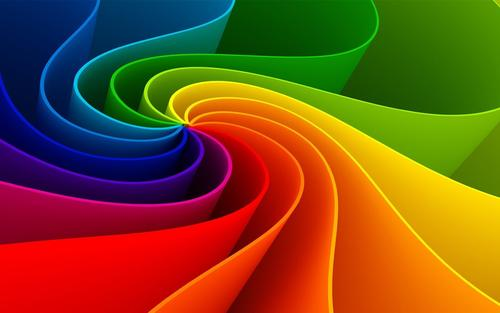
#> input picture imgs/color.jpg, 500 x 313 px
$ python opencv_contrast_brightness_image.py
#> lines starting #> are read from the running program, lines starting #| are printed output that depends on the picture
import cv2 as cv
import numpy as np


def contrast_brightness_image(src1, a, g):
    """
    粗略的调节对比度和亮度
    :param src1:
    :param a:
    :param g:
    :return:
    """
    h, w, ch = src1.shape   #获取shape的数值， height和width, 通道

    #新建全零图片数组src2, 将height和width,类型设置为原图片的通道类型（色素全为零， 输出全黑图片）
    src2 = np.zeros([h, w, ch], src1.dtype)
    dst = cv.addWeighted(src1, a, src2, 1-a, g)    #addweighted函数说明如下
    cv.imshow("con-bri-demo", dst)


src = cv.imread("./imgs/color.jpg")
#> src is the input picture: shape (313, 500, 3); mean B, G, R 26.6, 76.8, 122
cv.namedWindow("origrinal", cv.WINDOW_NORMAL)
cv.imshow("origrnal2", src)
contrast_brightness_image(src, 1.5, 30)   #第一个1.2为对比度, 第二个为亮度数值越大越亮
#> in contrast_brightness_image, `dst = cv.addWeighted(src1, a, src2, 1-a, g)`:
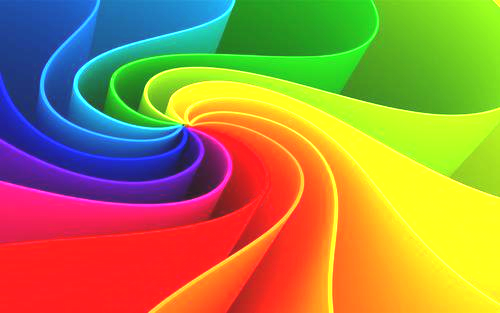
#> dst: shape (313, 500, 3); mean B, G, R 69, 137.2, 164.6
cv.waitKey(0)
cv.destroyAllWindows()

"""
    addWeighted(InputArray src1, double alpha, InputArray src2, double beta, double gamma, OutputArray dst, int dtype=-1);

    一共有七个参数：
                前4个是两张要合成的图片及它们所占比例，
                第5个double gamma起微调作用，
                第6个OutputArray dst是合成后的图片，
                第七个输出的图片的类型（可选参数，默认-1）

    有公式得出两个图片加成输出的图片为：dst=src1*alpha+src2*beta+gamma
"""
